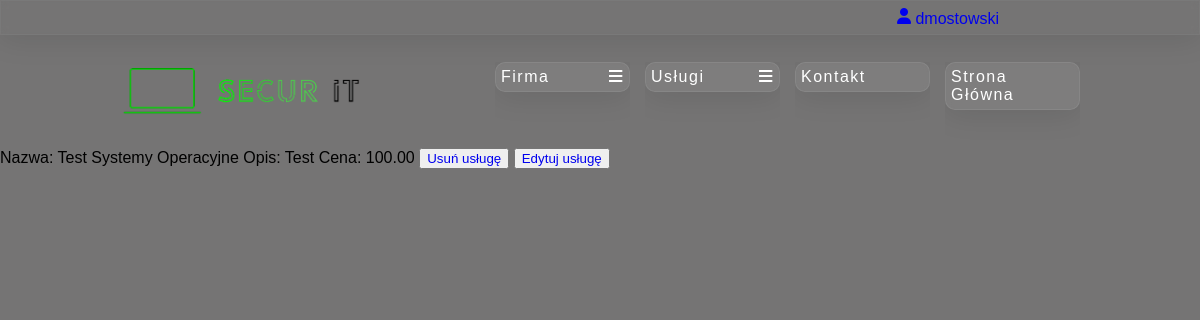
The page /BO/admin_systems.php (signed in) on the database as committed earlier.
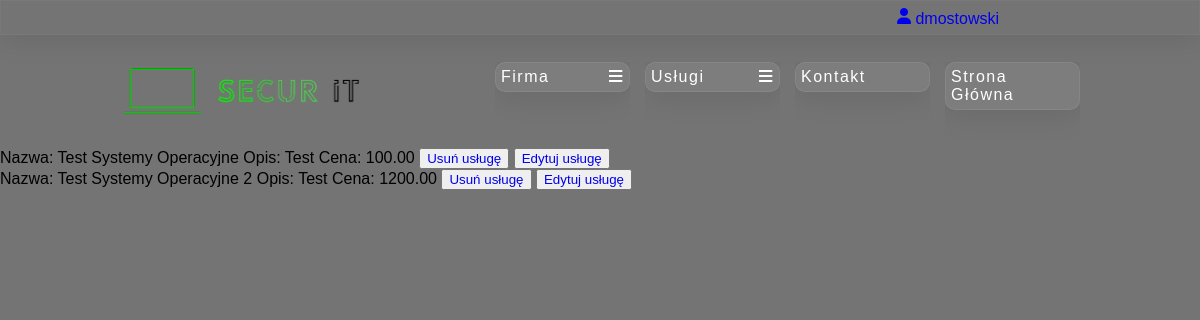
The same page on the database as committed later.
### tables this page shows
create table services (
    id_service int primary key auto_increment,  
    id_service_type int,  
    name varchar(100),  
    description longtext,  
    price decimal(10,2),  
    foreign key (id_service_type) references service_types (id_service_type)  
);

### DB/db_connection.php (called while the page is built, shortened)
<?php
    class db_connection{
        var $host = "localhost";
        var $dbname = "secur_it";
        var $username = "root";
        var $password = "";
        public function databaseConnect(){
            $con = mysqli_connect($this->host, $this->username, $this->password, $this->dbname);
            if(!$con){
                die("Connection failed: " . mysqli_connect_error());
            }
            else{
                $this->connect = $con;
            }
        }
    }
?>

### DB/db_services.php (called while the page is built, shortened)
<?php
    include_once("db_connection.php");
    class db_services extends db_connection{
        function selectServices_systems(){
            $query = 'SELECT * FROM `services` WHERE id_service_type = 2';
            $data = mysqli_query($this->connect, $query);
            if (mysqli_num_rows($data) > 0){
            return $data;
            }
        }
    }
?>

### BO/admin_systems.php (the view, shortened to what this page needs)
<!DOCTYPE html>
<html lang="pl">
<head>
    <link rel="stylesheet" href="./admin.css">
    <link rel="stylesheet" href="https://cdnjs.cloudflare.com/ajax/libs/font-awesome/4.7.0/css/font-awesome.min.css">
</head>
<body>
    <main class="main">
        <?php
            include("./admin_header.php");
            include("./admin_nav.php");
            include('../DB/db_services.php');
            $baza = new db_services();
            $baza->databaseConnect();
            $data = $baza->selectServices_systems();
            if (!empty($data)){
        ?>
            <div class="services">
                <?php
                    while($row = mysqli_fetch_assoc($data))
                    {
                        echo "<div id='service' class='service'>Nazwa: ".$row['name']." Opis: ".$row['description']." Cena: ".$row['price']."
                        <button class='delete'><a href=admin_systems.php?del=True&id_service=".$row['id_service'].">
                        Usuń usługę
                        </a></button>
                        <button class='delete'><a href=systems_edit.php?id_service=".$row['id_service'].">
                        Edytuj usługę
                        </a></button>
                        </div>";
                    }
                    } else {
                        echo "Brak Usług";
                    }
                ?>
            </div>
        </main>
    </body>

Rows that differ between the two databases and show on the page:
added services: name "Test Systemy Operacyjne 2", description "Test", price "1200.00"
